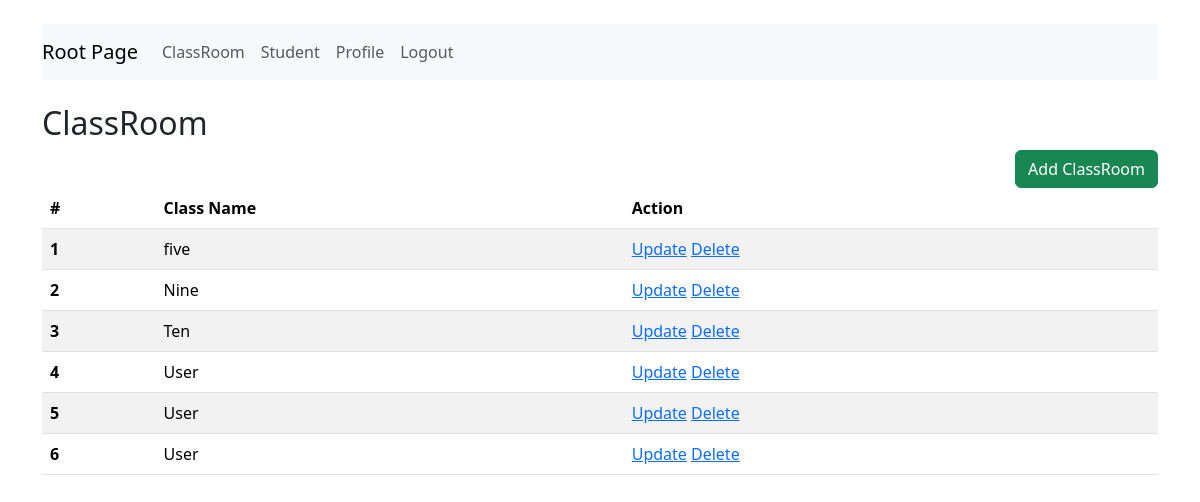
Screenshot of /classbased/classroom/ (signed in) with the database file from the repository.
### crud/models.py (models this page shows)
class ClassRoom(models.Model):
        name = models.CharField(max_length=10)

### classbased/views.py (the view)
# urls.py: path("classroom/", ClassRoomView.as_view()),
@method_decorator(login_required, name="dispatch")
class ClassRoomView(ListView):
    queryset = ClassRoom.objects.all()
    template_name = 'classbased/classroom.html'
    context_object_name = "classrooms"

### classbased/templates/classbased/classroom.html
{% extends 'crud/base.html' %}
{% block content %}
    {% include 'classbased/nav.html' %}
    <br>
    <h2>ClassRoom</h2>
    <a href="{% url 'classbased_add_classroom' %}" class="btn btn-success" style="float: right">Add ClassRoom</a>
    <br>
    <table class="table table-striped">
        <thead>
        <tr>
            <th scope="col">#</th>
            <th scope="col">Class Name</th>
            <th scope="col">Action</th>
        </tr>
        </thead>
        <tbody>
        {% for classroom in classrooms %}
        <tr>
            <th scope="row">{{ forloop.counter }}</th>
            <td>{{ classroom.name }}</td>
            <td>
                <a href="{% url 'cb_update_classroom' classroom.id %}">Update</a>
                <a href="{% url 'cb_delete_classroom' classroom.id %}">Delete</a>
            </td>
        </tr>
        {% endfor %}
        </tbody>
    </table>
{% endblock %}

### rows the page displays
ClassRoom: name "five"
ClassRoom: name "Nine"
ClassRoom: name "Ten"
ClassRoom: name "User"
ClassRoom: name "User"
ClassRoom: name "User"
